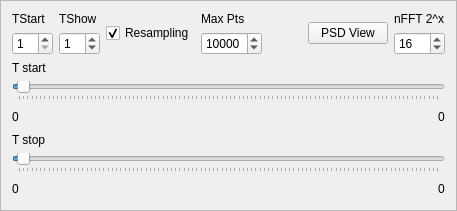
              <widget class="QFrame" name="frame_7">
               <property name="frameShape">
                <enum>QFrame::StyledPanel</enum>
               </property>
               <property name="frameShadow">
                <enum>QFrame::Raised</enum>
               </property>
               <layout class="QVBoxLayout" name="verticalLayout_45">
                <item>
                 <layout class="QHBoxLayout" name="horizontalLayout_11">
                  <item>
                   <layout class="QVBoxLayout" name="verticalLayout_2">
                    <item>
                     <widget class="QLabel" name="label_3">
                      <property name="text">
                       <string>TStart</string>
                      </property>
                     </widget>
                    </item>
                    <item>
                     <widget class="QSpinBox" name="SpnTStart">
                      <property name="minimum">
                       <number>1</number>
                      </property>
                     </widget>
                    </item>
                   </layout>
                  </item>
                  <item>
                   <layout class="QVBoxLayout" name="verticalLayout_36">
                    <item>
                     <widget class="QLabel" name="label_2">
                      <property name="text">
                       <string>TShow</string>
                      </property>
                     </widget>
                    </item>
                    <item>
                     <widget class="QSpinBox" name="SpnTShow">
                      <property name="value">
                       <number>1</number>
                      </property>
                     </widget>
                    </item>
                   </layout>
                  </item>
                  <item>
                   <layout class="QHBoxLayout" name="horizontalLayout_10">
                    <item>
                     <widget class="QCheckBox" name="ChckResamp">
                      <property name="text">
                       <string>Resampling</string>
                      </property>
                      <property name="checked">
                       <bool>true</bool>
                      </property>
                     </widget>
                    </item>
                    <item>
                     <layout class="QVBoxLayout" name="verticalLayout_44">
                      <item>
                       <widget class="QLabel" name="label_12">
                        <property name="text">
                         <string>Max Pts</string>
                        </property>
                       </widget>
                      </item>
                      <item>
                       <widget class="QSpinBox" name="SpnResampPoints">
                        <property name="minimum">
                         <number>100</number>
                        </property>
                        <property name="maximum">
                         <number>50000</number>
                        </property>
                        <property name="singleStep">
                         <number>100</number>
                        </property>
                        <property name="value">
                         <number>10000</number>
                        </property>
                       </widget>
                      </item>
                     </layout>
                    </item>
                   </layout>
                  </item>
                  <item>
                   <spacer name="horizontalSpacer_5">
                    <property name="orientation">
                     <enum>Qt::Horizontal</enum>
                    </property>
                    <property name="sizeHint" stdset="0">
                     <size>
                      <width>40</width>
                      <height>20</height>
                     </size>
                    </property>
                   </spacer>
                  </item>
                  <item>
                   <widget class="QPushButton" name="ButPSD">
                    <property name="text">
                     <string>PSD View</string>
                    </property>
                   </widget>
                  </item>
                  <item>
                   <layout class="QVBoxLayout" name="verticalLayout_43">
                    <item>
                     <widget class="QLabel" name="label_33">
                      <property name="text">
                       <string>nFFT 2^x</string>
                      </property>
                     </widget>
                    </item>
                    <item>
                     <widget class="QSpinBox" name="SpnPSDViewnFFT">
                      <property name="minimum">
                       <number>4</number>
                      </property>
                      <property name="maximum">
                       <number>21</number>
                      </property>
                      <property name="value">
                       <number>16</number>
                      </property>
                     </widget>
                    </item>
                   </layout>
                  </item>
                 </layout>
                </item>
                <item>
                 <layout class="QVBoxLayout" name="verticalLayout_4">
                  <item>
                   <widget class="QLabel" name="label_10">
                    <property name="text">
                     <string>T start</string>
                    </property>
                   </widget>
                  </item>
                  <item>
                   <widget class="QSlider" name="SLTStart">
                    <property name="value">
                     <number>1</number>
                    </property>
                    <property name="tracking">
                     <bool>false</bool>
                    </property>
                    <property name="orientation">
                     <enum>Qt::Horizontal</enum>
                    </property>
                    <property name="tickPosition">
                     <enum>QSlider::TicksBelow</enum>
                    </property>
                   </widget>
                  </item>
                  <item>
                   <layout class="QHBoxLayout" name="horizontalLayout_8">
                    <item>
                     <widget class="QLabel" name="LblTstartMin">
                      <property name="text">
                       <string>0</string>
                      </property>
                     </widget>
                    </item>
                    <item>
                     <spacer name="horizontalSpacer_4">
                      <property name="orientation">
                       <enum>Qt::Horizontal</enum>
                      </property>
                      <property name="sizeHint" stdset="0">
                       <size>
                        <width>40</width>
                        <height>20</height>
                       </size>
                      </property>
                     </spacer>
                    </item>
                    <item>
                     <widget class="QLabel" name="LblTstartMax">
                      <property name="text">
                       <string>0</string>
                      </property>
                     </widget>
                    </item>
                   </layout>
                  </item>
                 </layout>
                </item>
                <item>
                 <layout class="QVBoxLayout" name="verticalLayout_18">
                  <item>
                   <widget class="QLabel" name="label_11">
                    <property name="text">
                     <string>T stop</string>
                    </property>
                   </widget>
                  </item>
                  <item>
                   <widget class="QSlider" name="SLTStop">
                    <property name="value">
                     <number>1</number>
                    </property>
                    <property name="tracking">
                     <bool>false</bool>
                    </property>
                    <property name="orientation">
                     <enum>Qt::Horizontal</enum>
                    </property>
                    <property name="tickPosition">
                     <enum>QSlider::TicksBelow</enum>
                    </property>
                   </widget>
                  </item>
                  <item>
                   <layout class="QHBoxLayout" name="horizontalLayout_9">
                    <item>
                     <widget class="QLabel" name="LblTstopMin">
                      <property name="text">
                       <string>0</string>
                      </property>
                     </widget>
                    </item>
                    <item>
                     <spacer name="horizontalSpacer_3">
                      <property name="orientation">
                       <enum>Qt::Horizontal</enum>
                      </property>
                      <property name="sizeHint" stdset="0">
                       <size>
                        <width>40</width>
                        <height>20</height>
                       </size>
                      </property>
                     </spacer>
                    </item>
                    <item>
                     <widget class="QLabel" name="LblStopMax">
                      <property name="text">
                       <string>0</string>
                      </property>
                     </widget>
                    </item>
                   </layout>
                  </item>
                 </layout>
                </item>
               </layout>
              </widget>
